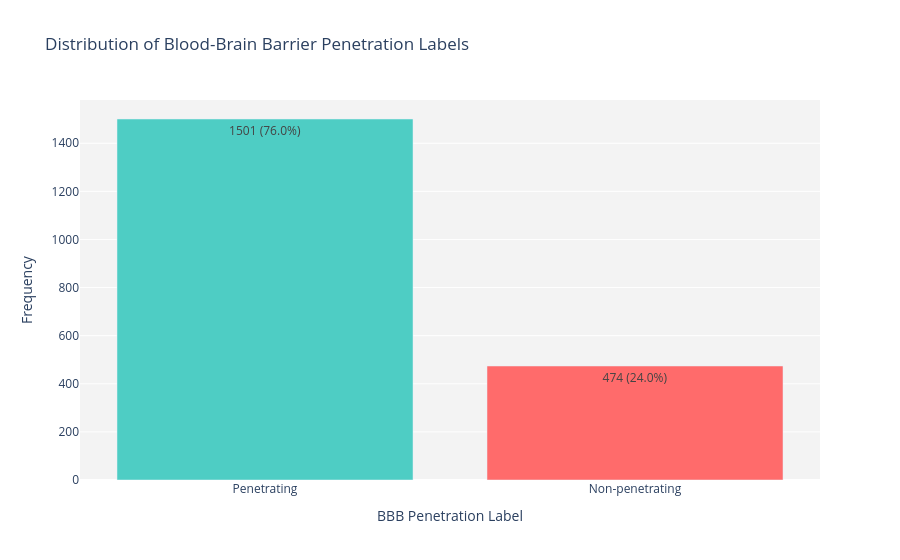

Notebook cell for this chart:
### Code cell
import plotly.express as px
import plotly.graph_objects as go
#with cleaned dataset, extracting feature needed and plotting distribution
p_np_labels = df['label'] # extract the p_pn column

# Count the occurrences of each label
value_counts = p_np_labels.value_counts().reset_index()
value_counts.columns = ['Label', 'Count']
value_counts['Percentage'] = (value_counts['Count'] / value_counts['Count'].sum() * 100).round(2)

# Create labels for the plot
value_counts['Label_text'] = value_counts['Label'].map({0: 'Non-penetrating', 1: 'Penetrating'})

# Create an interactive bar chart with Plotly
fig = px.bar(
    value_counts, 
    x='Label_text', 
    y='Count',
    text=[f"{c} ({p}%)" for c, p in zip(value_counts['Count'], value_counts['Percentage'])],
    color='Label_text',
    color_discrete_map={
        'Non-penetrating': '#FF6B6B', 
        'Penetrating': '#4ECDC4'
    },
    title='Distribution of Blood-Brain Barrier Penetration Labels'
)

# Customize the layout
fig.update_layout(
    xaxis_title='BBB Penetration Label',
    yaxis_title='Frequency',
    showlegend=False,
    hoverlabel=dict(bgcolor="white", font_size=12),
    plot_bgcolor='rgba(240,240,240,0.8)'
)

# Show the plot
fig.show()

# Print distribution statistics for discussion
print(f"Penetrating molecules: {value_counts.loc[value_counts['Label']==1, 'Count'].iloc[0]} ({value_counts.loc[value_counts['Label']==1, 'Percentage'].iloc[0]}%)")
print(f"Non-penetrating molecules: {value_counts.loc[value_counts['Label']==0, 'Count'].iloc[0] if len(value_counts[value_counts['Label']==0]) > 0 else 0} "
      f"({value_counts.loc[value_counts['Label']==0, 'Percentage'].iloc[0] if len(value_counts[value_counts['Label']==0]) > 0 else 0}%)")

### Figure 1 — Plotly figure (JSON) as saved in the notebook; plotly's stock layout.template omitted (floating-point values rounded to 4 significant figures)
{"data": [{"hovertemplate": "Label_text=%{x}<br>Count=%{y}<br>text=%{text}<extra></extra>", "legendgroup": "Penetrating", "marker": {"color": "#4ECDC4", "pattern": {"shape": ""}}, "name": "Penetrating", "orientation": "v", "showlegend": true, "text": ["1501 (76.0%)"], "textposition": "auto", "type": "bar", "x": ["Penetrating"], "xaxis": "x", "y": [1501], "yaxis": "y"}, {"hovertemplate": "Label_text=%{x}<br>Count=%{y}<br>text=%{text}<extra></extra>", "legendgroup": "Non-penetrating", "marker": {"color": "#FF6B6B", "pattern": {"shape": ""}}, "name": "Non-penetrating", "orientation": "v", "showlegend": true, "text": ["474 (24.0%)"], "textposition": "auto", "type": "bar", "x": ["Non-penetrating"], "xaxis": "x", "y": [474], "yaxis": "y"}], "layout": {"barmode": "relative", "hoverlabel": {"bgcolor": "white", "font": {"size": 12}}, "legend": {"title": {"text": "Label_text"}, "tracegroupgap": 0}, "plot_bgcolor": "rgba(240,240,240,0.8)", "showlegend": false, "title": {"text": "Distribution of Blood-Brain Barrier Penetration Labels"}, "xaxis": {"anchor": "y", "categoryarray": ["Penetrating", "Non-penetrating"], "categoryorder": "array", "domain": [0, 1], "title": {"text": "BBB Penetration Label"}}, "yaxis": {"anchor": "x", "domain": [0, 1], "title": {"text": "Frequency"}}}}
